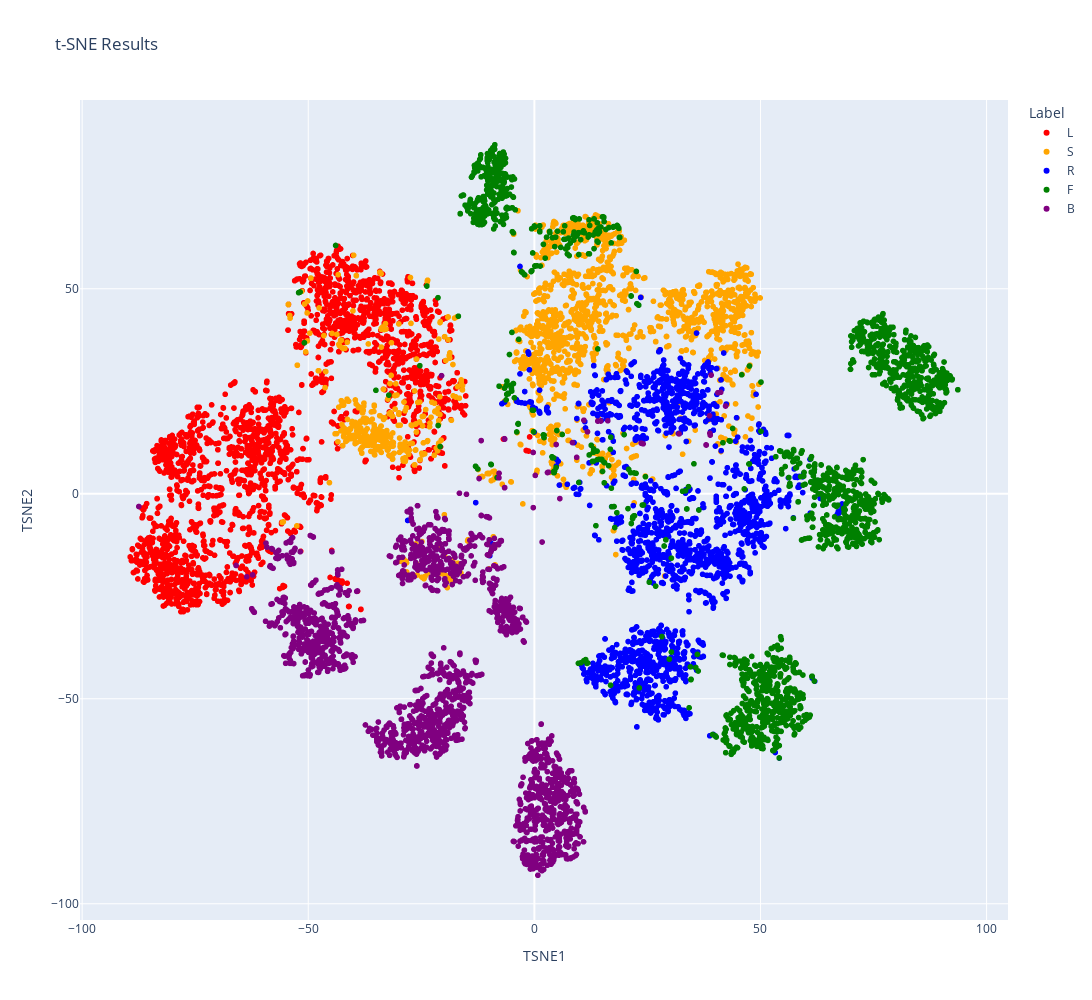

Write notebook code for a chart like this one.
### Code cell
data_tsne = tsne_df.copy(deep=True)
data_tsne['Label'] = _data['Label'].values
data_tsne = data_tsne.query('Label != "T"')

# Make colors for each label
colors = {
    'L': 'red',
    'R': 'blue',
    'F': 'green',
    'B': 'purple',
    'S': 'orange'
}
fig = px.scatter(data_tsne, x='TSNE1', y='TSNE2', color='Label', color_discrete_map=colors, title='t-SNE Results')
fig.update_layout(title='t-SNE Results', xaxis_title='TSNE1', yaxis_title='TSNE2')
# make the plot size square
fig.update_layout(width=1200, height=1000)

fig.show()

### Figure 1 — Plotly figure (JSON) as saved in the notebook; plotly's stock layout.template omitted (floating-point values rounded to 4 significant figures; data arrays with more than 128 entries replaced by an {"elided": "..."} marker saying what was removed)
{"data": [{"hovertemplate": "Label=L<br>TSNE1=%{x}<br>TSNE2=%{y}<extra></extra>", "legendgroup": "L", "marker": {"color": "red", "symbol": "circle"}, "mode": "markers", "name": "L", "showlegend": true, "type": "scattergl", "x": {"elided": "2485 float values"}, "xaxis": "x", "y": {"elided": "2485 float values"}, "yaxis": "y"}, {"hovertemplate": "Label=S<br>TSNE1=%{x}<br>TSNE2=%{y}<extra></extra>", "legendgroup": "S", "marker": {"color": "orange", "symbol": "circle"}, "mode": "markers", "name": "S", "showlegend": true, "type": "scattergl", "x": {"elided": "1934 float values"}, "xaxis": "x", "y": {"elided": "1934 float values"}, "yaxis": "y"}, {"hovertemplate": "Label=R<br>TSNE1=%{x}<br>TSNE2=%{y}<extra></extra>", "legendgroup": "R", "marker": {"color": "blue", "symbol": "circle"}, "mode": "markers", "name": "R", "showlegend": true, "type": "scattergl", "x": {"elided": "1977 float values"}, "xaxis": "x", "y": {"elided": "1977 float values"}, "yaxis": "y"}, {"hovertemplate": "Label=F<br>TSNE1=%{x}<br>TSNE2=%{y}<extra></extra>", "legendgroup": "F", "marker": {"color": "green", "symbol": "circle"}, "mode": "markers", "name": "F", "showlegend": true, "type": "scattergl", "x": {"elided": "1925 float values"}, "xaxis": "x", "y": {"elided": "1925 float values"}, "yaxis": "y"}, {"hovertemplate": "Label=B<br>TSNE1=%{x}<br>TSNE2=%{y}<extra></extra>", "legendgroup": "B", "marker": {"color": "purple", "symbol": "circle"}, "mode": "markers", "name": "B", "showlegend": true, "type": "scattergl", "x": {"elided": "2033 float values"}, "xaxis": "x", "y": {"elided": "2033 float values"}, "yaxis": "y"}], "layout": {"height": 1000, "legend": {"title": {"text": "Label"}, "tracegroupgap": 0}, "title": {"text": "t-SNE Results"}, "width": 1200, "xaxis": {"anchor": "y", "domain": [0, 1], "title": {"text": "TSNE1"}}, "yaxis": {"anchor": "x", "domain": [0, 1], "title": {"text": "TSNE2"}}}}
